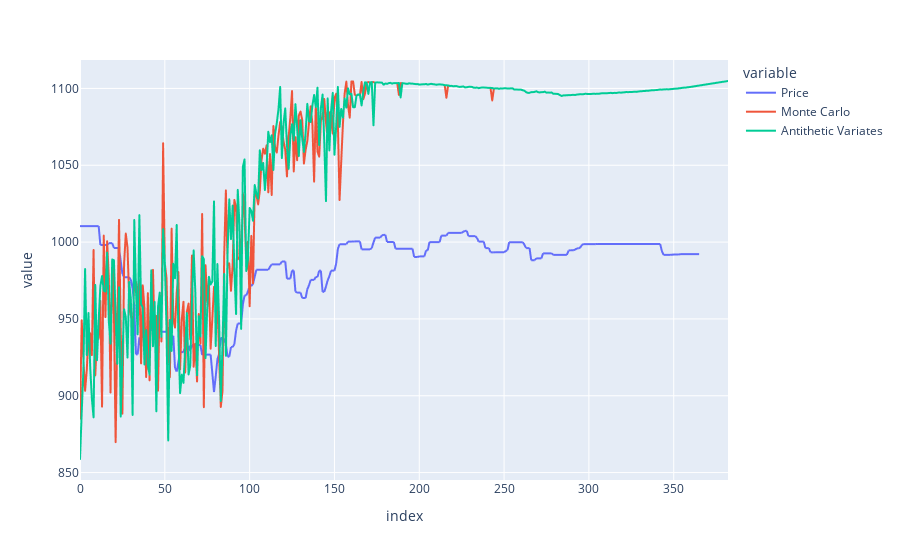

This figure's notebook cell:
### Code cell
px.line(merged, y=["Price", "Monte Carlo", "Antithetic Variates"])

### Figure 1 — Plotly figure (JSON) as saved in the notebook; plotly's stock layout.template omitted (floating-point values rounded to 4 significant figures; data arrays with more than 128 entries replaced by an {"elided": "..."} marker saying what was removed)
{"data": [{"hovertemplate": "variable=Price<br>index=%{x}<br>value=%{y}<extra></extra>", "legendgroup": "Price", "line": {"color": "#636efa", "dash": "solid"}, "marker": {"symbol": "circle"}, "mode": "lines", "name": "Price", "showlegend": true, "type": "scattergl", "x": {"elided": "383 int values"}, "xaxis": "x", "y": {"elided": "383 float values"}, "yaxis": "y"}, {"hovertemplate": "variable=Monte Carlo<br>index=%{x}<br>value=%{y}<extra></extra>", "legendgroup": "Monte Carlo", "line": {"color": "#EF553B", "dash": "solid"}, "marker": {"symbol": "circle"}, "mode": "lines", "name": "Monte Carlo", "showlegend": true, "type": "scattergl", "x": {"elided": "383 int values"}, "xaxis": "x", "y": {"elided": "383 float values"}, "yaxis": "y"}, {"hovertemplate": "variable=Antithetic Variates<br>index=%{x}<br>value=%{y}<extra></extra>", "legendgroup": "Antithetic Variates", "line": {"color": "#00cc96", "dash": "solid"}, "marker": {"symbol": "circle"}, "mode": "lines", "name": "Antithetic Variates", "showlegend": true, "type": "scattergl", "x": {"elided": "383 int values"}, "xaxis": "x", "y": {"elided": "383 float values"}, "yaxis": "y"}], "layout": {"legend": {"title": {"text": "variable"}, "tracegroupgap": 0}, "margin": {"t": 60}, "xaxis": {"anchor": "y", "domain": [0, 1], "title": {"text": "index"}}, "yaxis": {"anchor": "x", "domain": [0, 1], "title": {"text": "value"}}}}
